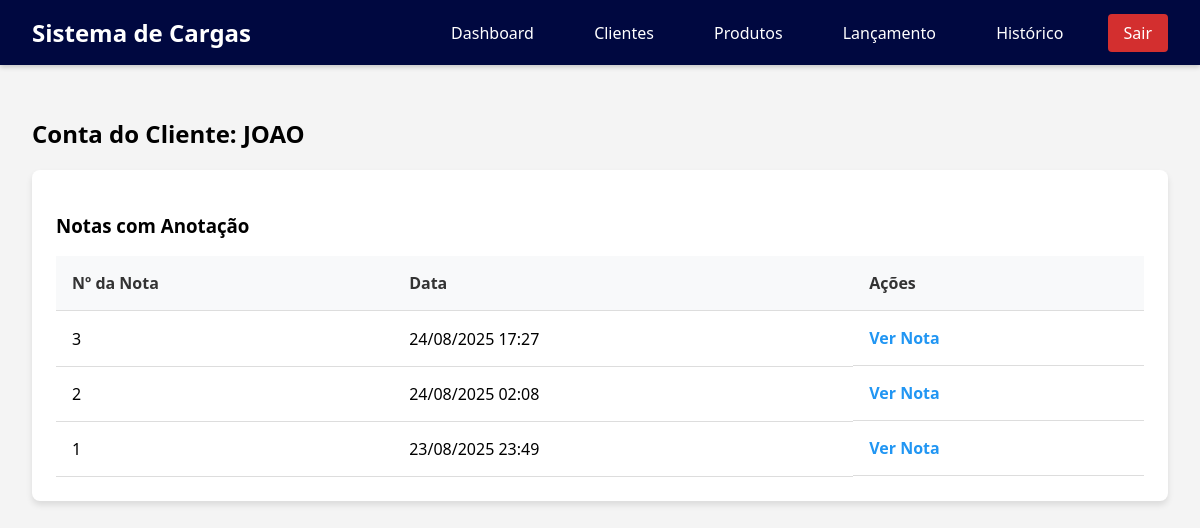
The app's page /conta_cliente/1 (signed in) with its own data.
### app.py (models this page shows)
class Cliente(db.Model):
    id = db.Column(db.Integer, primary_key=True)
    nome = db.Column(db.String(100), nullable=False)
    telefone = db.Column(db.String(20), nullable=True)
    email = db.Column(db.String(100), nullable=True)

class Nota(db.Model):
    id = db.Column(db.Integer, primary_key=True)
    cliente_id = db.Column(
        db.Integer, db.ForeignKey('cliente.id'), nullable=True)
    data = db.Column(db.DateTime, default=datetime.utcnow)
    tipo = db.Column(db.String(20), nullable=False)  # 'avista' ou 'anotacao'
    lancamentos = db.relationship(
        'Lancamento', backref='nota', lazy=True, cascade="all, delete-orphan")
    cliente = db.relationship('Cliente', backref='notas')

### app.py (the view)
@app.route('/conta_cliente/<int:cliente_id>')
def conta_cliente(cliente_id):
    if 'username' not in session:
        return redirect(url_for('login'))
    cliente = Cliente.query.get_or_404(cliente_id)
    notas = Nota.query.filter_by(
        cliente_id=cliente_id, tipo='anotacao').order_by(Nota.data.desc()).all()
    return render_template('conta_cliente.html', cliente=cliente, notas=notas)

### templates/conta_cliente.html (shortened to what this page needs)
{% extends "base.html" %}
{% block content %}
<div class="page-header">
    <h2>Conta do Cliente: {{ cliente.nome }}</h2>
</div>
<div class="table-container">
    <h3>Notas com Anotação</h3>
    {% if notas %}
    <table>
        <thead>
            <tr>
                <th>Nº da Nota</th>
                <th>Data</th>
                <th>Ações</th>
            </tr>
        </thead>
        <tbody>
            {% for nota in notas %}
            <tr>
                <td>{{ nota.id }}</td>
                <td>{{ nota.data.strftime('%d/%m/%Y %H:%M') }}</td>
                <td class="table-actions">
                    <a href="{{ url_for('ver_nota', nota_id=nota.id) }}" class="btn-link">Ver Nota</a>
                </td>
            </tr>
            {% endfor %}
        </tbody>
    </table>
    {% else %}
    <p>Nenhuma anotação encontrada para este cliente.</p>
    {% endif %}
</div>
{% endblock %}

### static/style.css (style rules this page uses)
:root { --primary-color: #000840; --secondary-color: #f4f4f4; --accent-color: #2196F3; --success-color: #4CAF50; --warning-color: #FF9800; --danger-color: #D32F2F; --dark-color: #333; --light-color: #fff; --card-bg: #fff; --border-color: #ddd; }
body { font-family: 'Segoe UI', Arial, sans-serif; margin: 0; padding: 0; background-color: var(--secondary-color); }
.table-container, .form-container { background-color: var(--light-color); padding: 1.5rem; border-radius: 8px; box-shadow: 0 4px 6px rgba(0, 0, 0, 0.1); }
table { width: 100%; border-collapse: collapse; margin-top: 1rem; }
th, td { padding: 1rem; text-align: left; border-bottom: 1px solid var(--border-color); }
th { background-color: #f8f9fa; color: var(--dark-color); font-weight: 600; }
.btn-link { color: var(--accent-color); text-decoration: none; font-weight: bold; }
.table-actions { display: flex; gap: 1rem; align-items: center; }

### records on screen
Cliente: nome "JOAO"
Nota: id "3", data "24/08/2025 17:27"
Nota: id "2", data "24/08/2025 02:08"
Nota: id "1", data "23/08/2025 23:49"
